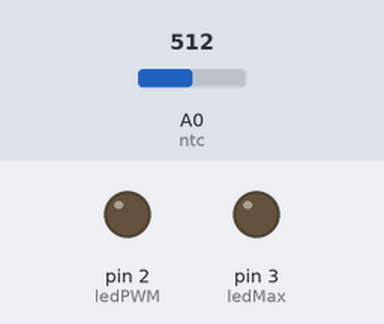
Bench run of a sketch on a simulated Arduino Uno, built with avr-gcc and run on an emulated ATmega328P. Parts: output pins drawn as LEDs (lit = HIGH). The test bench sets the inputs (shaded band); at power-on: A0 (ntc) = 512.

Above: at 1.2 s.
1.3 s: A0 (ntc) set to 526
At 2.5 s:
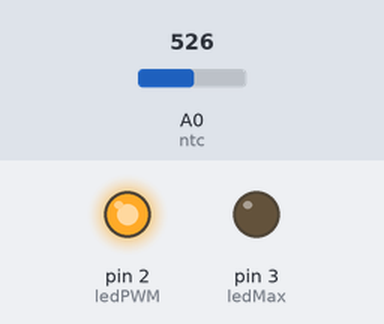
2.8 s: A0 (ntc) set to 688
4.3 s: A0 (ntc) set to 708
At 4.9 s:
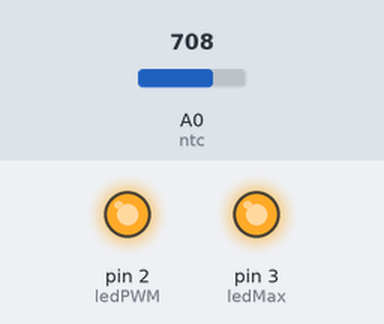
5.8 s: A0 (ntc) set to 511
At 6.1 s:
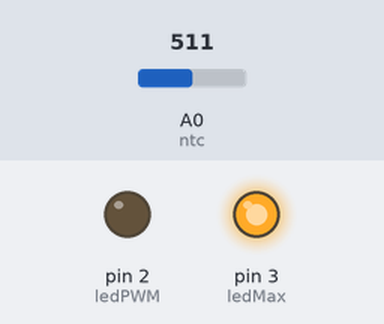
7.3 s: A0 (ntc) set to 716
At 8.4 s:
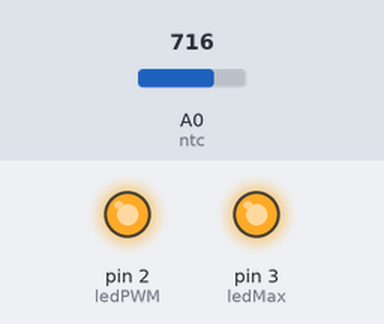
8.8 s: A0 (ntc) set to 306
At 9.6 s:
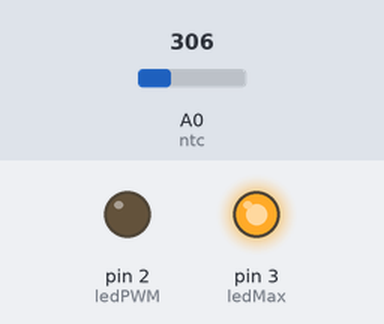
Timing chart, 0 to 11.3 s (numbered marks = the images above; inputs shaded):
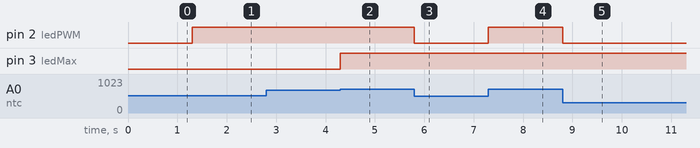

The sketch:

SistemadeExaustaotermica.ino
```cpp
const int ntc = A0;
const int ledPWM = 2;
const int ledMax = 3;

void setup() {
  pinMode(ledMax, OUTPUT);
}

void loop() {
  int valor = analogRead(ntc);

  int temp30 = 400;
  int temp60 = 700;

  int pwm = 0;

  if (valor < temp30) {
    pwm = 51; // 20%
  }
  else if (valor < temp60) {
    pwm = map(valor, temp30, temp60, 51, 255);
  }
  else {
    pwm = 255;
    digitalWrite(ledMax, HIGH);
  }

  analogWrite(ledPWM, pwm);
}
```

Measured:
- the behaviour switches between 513 and 514 on A0 (ntc) (found by bisection; images 0 and 1)
- the behaviour switches between 699 and 700 on A0 (ntc) (found by bisection; images 1 and 2)
- after the input at 1.3 s, pin 2 (ledPWM): LOW → HIGH at once
- after the input at 2.8 s, every drawn part: stays the same
- after the input at 4.3 s, pin 3 (ledMax): LOW → HIGH at once
- after the input at 5.8 s, pin 2 (ledPWM): HIGH → LOW at once
- after the input at 7.3 s, pin 2 (ledPWM): LOW → HIGH at once
- after the input at 8.8 s, pin 2 (ledPWM): HIGH → LOW at once
